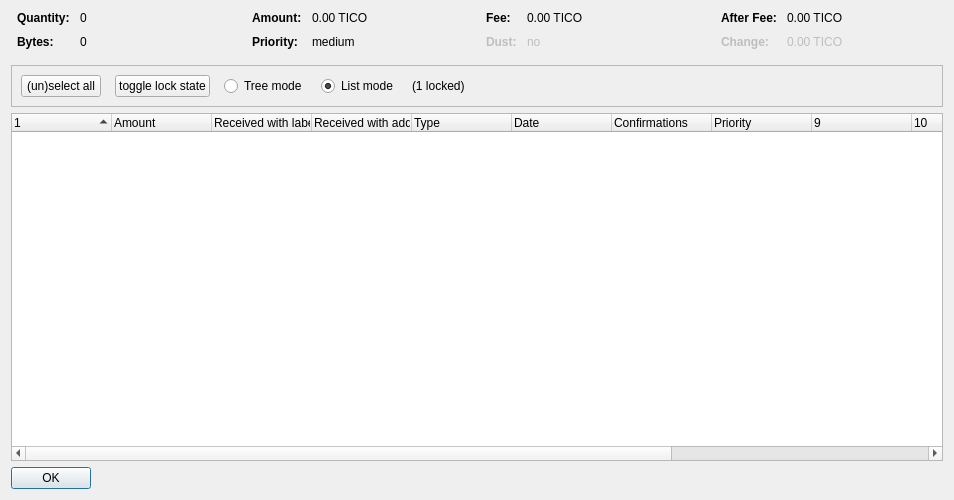
<?xml version="1.0" encoding="UTF-8"?>
<ui version="4.0">
 <class>CoinControlDialog</class>
 <widget class="QDialog" name="CoinControlDialog">
  <property name="geometry">
   <rect>
    <x>0</x>
    <y>0</y>
    <width>954</width>
    <height>500</height>
   </rect>
  </property>
  <property name="windowTitle">
   <string>Coin Selection</string>
  </property>
  <layout class="QVBoxLayout" name="verticalLayout">
   <item>
    <layout class="QHBoxLayout" name="horizontalLayoutTop" stretch="0,0,0,0">
     <property name="topMargin">
      <number>0</number>
     </property>
     <property name="bottomMargin">
      <number>10</number>
     </property>
     <item>
      <layout class="QFormLayout" name="formLayoutCoinControl1">
       <property name="horizontalSpacing">
        <number>10</number>
       </property>
       <property name="verticalSpacing">
        <number>10</number>
       </property>
       <property name="leftMargin">
        <number>6</number>
       </property>
       <property name="rightMargin">
        <number>6</number>
       </property>
       <item row="0" column="0">
        <widget class="QLabel" name="labelCoinControlQuantityText">
         <property name="font">
          <font>
           <weight>75</weight>
           <bold>true</bold>
          </font>
         </property>
         <property name="text">
          <string>Quantity:</string>
         </property>
        </widget>
       </item>
       <item row="0" column="1">
        <widget class="QLabel" name="labelCoinControlQuantity">
         <property name="cursor">
          <cursorShape>IBeamCursor</cursorShape>
         </property>
         <property name="contextMenuPolicy">
          <enum>Qt::ActionsContextMenu</enum>
         </property>
         <property name="text">
          <string notr="true">0</string>
         </property>
         <property name="textInteractionFlags">
          <set>Qt::LinksAccessibleByMouse|Qt::TextSelectableByKeyboard|Qt::TextSelectableByMouse</set>
         </property>
        </widget>
       </item>
       <item row="1" column="0">
        <widget class="QLabel" name="labelCoinControlBytesText">
         <property name="font">
          <font>
           <weight>75</weight>
           <bold>true</bold>
          </font>
         </property>
         <property name="text">
          <string>Bytes:</string>
         </property>
        </widget>
       </item>
       <item row="1" column="1">
        <widget class="QLabel" name="labelCoinControlBytes">
         <property name="cursor">
          <cursorShape>IBeamCursor</cursorShape>
         </property>
         <property name="contextMenuPolicy">
          <enum>Qt::ActionsContextMenu</enum>
         </property>
         <property name="text">
          <string notr="true">0</string>
         </property>
         <property name="textInteractionFlags">
          <set>Qt::LinksAccessibleByMouse|Qt::TextSelectableByKeyboard|Qt::TextSelectableByMouse</set>
         </property>
        </widget>
       </item>
      </layout>
     </item>
     <item>
      <layout class="QFormLayout" name="formLayoutCoinControl2">
       <property name="horizontalSpacing">
        <number>10</number>
       </property>
       <property name="verticalSpacing">
        <number>10</number>
       </property>
       <property name="leftMargin">
        <number>6</number>
       </property>
       <property name="rightMargin">
        <number>6</number>
       </property>
       <item row="0" column="0">
        <widget class="QLabel" name="labelCoinControlAmountText">
         <property name="font">
          <font>
           <weight>75</weight>
           <bold>true</bold>
          </font>
         </property>
         <property name="text">
          <string>Amount:</string>
         </property>
        </widget>
       </item>
       <item row="0" column="1">
        <widget class="QLabel" name="labelCoinControlAmount">
         <property name="cursor">
          <cursorShape>IBeamCursor</cursorShape>
         </property>
         <property name="contextMenuPolicy">
          <enum>Qt::ActionsContextMenu</enum>
         </property>
         <property name="text">
          <string notr="true">0.00 TICO</string>
         </property>
         <property name="textInteractionFlags">
          <set>Qt::LinksAccessibleByMouse|Qt::TextSelectableByKeyboard|Qt::TextSelectableByMouse</set>
         </property>
        </widget>
       </item>
       <item row="1" column="0">
        <widget class="QLabel" name="labelCoinControlPriorityText">
         <property name="font">
          <font>
           <weight>75</weight>
           <bold>true</bold>
          </font>
         </property>
         <property name="text">
          <string>Priority:</string>
         </property>
        </widget>
       </item>
       <item row="1" column="1">
        <widget class="QLabel" name="labelCoinControlPriority">
         <property name="cursor">
          <cursorShape>IBeamCursor</cursorShape>
         </property>
         <property name="contextMenuPolicy">
          <enum>Qt::ActionsContextMenu</enum>
         </property>
         <property name="text">
          <string>medium</string>
         </property>
         <property name="textInteractionFlags">
          <set>Qt::LinksAccessibleByMouse|Qt::TextSelectableByKeyboard|Qt::TextSelectableByMouse</set>
         </property>
        </widget>
       </item>
      </layout>
     </item>
     <item>
      <layout class="QFormLayout" name="formLayoutCoinControl3">
       <property name="horizontalSpacing">
        <number>10</number>
       </property>
       <property name="verticalSpacing">
        <number>10</number>
       </property>
       <property name="leftMargin">
        <number>6</number>
       </property>
       <property name="rightMargin">
        <number>6</number>
       </property>
       <item row="0" column="0">
        <widget class="QLabel" name="labelCoinControlFeeText">
         <property name="font">
          <font>
           <weight>75</weight>
           <bold>true</bold>
          </font>
         </property>
         <property name="text">
          <string>Fee:</string>
         </property>
        </widget>
       </item>
       <item row="0" column="1">
        <widget class="QLabel" name="labelCoinControlFee">
         <property name="cursor">
          <cursorShape>IBeamCursor</cursorShape>
         </property>
         <property name="contextMenuPolicy">
          <enum>Qt::ActionsContextMenu</enum>
         </property>
         <property name="text">
          <string notr="true">0.00 TICO</string>
         </property>
         <property name="textInteractionFlags">
          <set>Qt::LinksAccessibleByMouse|Qt::TextSelectableByKeyboard|Qt::TextSelectableByMouse</set>
         </property>
        </widget>
       </item>
       <item row="1" column="0">
        <widget class="QLabel" name="labelCoinControlLowOutputText">
         <property name="enabled">
          <bool>false</bool>
         </property>
         <property name="font">
          <font>
           <weight>75</weight>
           <bold>true</bold>
          </font>
         </property>
         <property name="text">
          <string>Dust:</string>
         </property>
        </widget>
       </item>
       <item row="1" column="1">
        <widget class="QLabel" name="labelCoinControlLowOutput">
         <property name="enabled">
          <bool>false</bool>
         </property>
         <property name="cursor">
          <cursorShape>IBeamCursor</cursorShape>
         </property>
         <property name="contextMenuPolicy">
          <enum>Qt::ActionsContextMenu</enum>
         </property>
         <property name="text">
          <string>no</string>
         </property>
         <property name="textInteractionFlags">
          <set>Qt::LinksAccessibleByMouse|Qt::TextSelectableByKeyboard|Qt::TextSelectableByMouse</set>
         </property>
        </widget>
       </item>
      </layout>
     </item>
     <item>
      <layout class="QFormLayout" name="formLayoutCoinControl4">
       <property name="horizontalSpacing">
        <number>10</number>
       </property>
       <property name="verticalSpacing">
        <number>10</number>
       </property>
       <property name="leftMargin">
        <number>6</number>
       </property>
       <property name="rightMargin">
        <number>6</number>
       </property>
       <item row="0" column="0">
        <widget class="QLabel" name="labelCoinControlAfterFeeText">
         <property name="font">
          <font>
           <weight>75</weight>
           <bold>true</bold>
          </font>
         </property>
         <property name="text">
          <string>After Fee:</string>
         </property>
        </widget>
       </item>
       <item row="0" column="1">
        <widget class="QLabel" name="labelCoinControlAfterFee">
         <property name="cursor">
          <cursorShape>IBeamCursor</cursorShape>
         </property>
         <property name="contextMenuPolicy">
          <enum>Qt::ActionsContextMenu</enum>
         </property>
         <property name="text">
          <string notr="true">0.00 TICO</string>
         </property>
         <property name="textInteractionFlags">
          <set>Qt::LinksAccessibleByMouse|Qt::TextSelectableByKeyboard|Qt::TextSelectableByMouse</set>
         </property>
        </widget>
       </item>
       <item row="1" column="0">
        <widget class="QLabel" name="labelCoinControlChangeText">
         <property name="enabled">
          <bool>false</bool>
         </property>
         <property name="font">
          <font>
           <weight>75</weight>
           <bold>true</bold>
          </font>
         </property>
         <property name="text">
          <string>Change:</string>
         </property>
        </widget>
       </item>
       <item row="1" column="1">
        <widget class="QLabel" name="labelCoinControlChange">
         <property name="enabled">
          <bool>false</bool>
         </property>
         <property name="cursor">
          <cursorShape>IBeamCursor</cursorShape>
         </property>
         <property name="contextMenuPolicy">
          <enum>Qt::ActionsContextMenu</enum>
         </property>
         <property name="text">
          <string notr="true">0.00 TICO</string>
         </property>
         <property name="textInteractionFlags">
          <set>Qt::LinksAccessibleByMouse|Qt::TextSelectableByKeyboard|Qt::TextSelectableByMouse</set>
         </property>
        </widget>
       </item>
      </layout>
     </item>
    </layout>
   </item>
   <item>
    <widget class="QFrame" name="frame">
     <property name="minimumSize">
      <size>
       <width>0</width>
       <height>40</height>
      </size>
     </property>
     <property name="frameShape">
      <enum>QFrame::StyledPanel</enum>
     </property>
     <property name="frameShadow">
      <enum>QFrame::Sunken</enum>
     </property>
     <layout class="QHBoxLayout" name="horizontalLayout">
      <item>
       <layout class="QHBoxLayout" name="horizontalLayoutPanel" stretch="0,0,0,0,0,0">
        <property name="spacing">
         <number>14</number>
        </property>
        <item>
         <widget class="QPushButton" name="pushButtonSelectAll">
          <property name="sizePolicy">
           <sizepolicy hsizetype="Maximum" vsizetype="Fixed">
            <horstretch>0</horstretch>
            <verstretch>0</verstretch>
           </sizepolicy>
          </property>
          <property name="text">
           <string>(un)select all</string>
          </property>
          <property name="autoDefault">
           <bool>false</bool>
          </property>
         </widget>
        </item>
        <item>
         <widget class="QPushButton" name="pushButtonToggleLock">
          <property name="sizePolicy">
           <sizepolicy hsizetype="Maximum" vsizetype="Fixed">
            <horstretch>0</horstretch>
            <verstretch>0</verstretch>
           </sizepolicy>
          </property>
          <property name="text">
           <string>toggle lock state</string>
          </property>
          <property name="autoDefault">
           <bool>false</bool>
          </property>
         </widget>
        </item>
        <item>
         <widget class="QRadioButton" name="radioTreeMode">
          <property name="sizePolicy">
           <sizepolicy hsizetype="Maximum" vsizetype="Fixed">
            <horstretch>0</horstretch>
            <verstretch>0</verstretch>
           </sizepolicy>
          </property>
          <property name="text">
           <string>Tree mode</string>
          </property>
         </widget>
        </item>
        <item>
         <widget class="QRadioButton" name="radioListMode">
          <property name="sizePolicy">
           <sizepolicy hsizetype="Maximum" vsizetype="Fixed">
            <horstretch>0</horstretch>
            <verstretch>0</verstretch>
           </sizepolicy>
          </property>
          <property name="text">
           <string>List mode</string>
          </property>
          <property name="checked">
           <bool>true</bool>
          </property>
         </widget>
        </item>
        <item>
         <widget class="QLabel" name="labelLocked">
          <property name="text">
           <string>(1 locked)</string>
          </property>
         </widget>
        </item>
        <item>
         <spacer name="horizontalSpacer">
          <property name="orientation">
           <enum>Qt::Horizontal</enum>
          </property>
          <property name="sizeHint" stdset="0">
           <size>
            <width>40</width>
            <height>20</height>
           </size>
          </property>
         </spacer>
        </item>
       </layout>
      </item>
     </layout>
    </widget>
   </item>
   <item>
    <widget class="CoinControlTreeWidget" name="treeWidget">
     <property name="contextMenuPolicy">
      <enum>Qt::CustomContextMenu</enum>
     </property>
     <property name="sortingEnabled">
      <bool>false</bool>
     </property>
     <property name="columnCount">
      <number>13</number>
     </property>
     <attribute name="headerShowSortIndicator" stdset="0">
      <bool>true</bool>
     </attribute>
     <attribute name="headerStretchLastSection">
      <bool>false</bool>
     </attribute>
     <column>
      <property name="text">
       <string/>
      </property>
     </column>
     <column>
      <property name="text">
       <string>Amount</string>
      </property>
     </column>
     <column>
      <property name="text">
       <string>Received with label</string>
      </property>
     </column>
     <column>
      <property name="text">
       <string>Received with address</string>
      </property>
     </column>
     <column>
      <property name="text">
	<string>Type</string>
      </property>
     </column>
     <column>
      <property name="text">	 
       <string>Date</string>
      </property>
     </column>
     <column>
      <property name="text">
       <string>Confirmations</string>
      </property>
      <property name="toolTip">
       <string>Confirmed</string>
      </property>
     </column>
     <column>
      <property name="text">
       <string>Priority</string>
      </property>
     </column>
     <column>
      <property name="text">
       <string/>
      </property>
     </column>
     <column>
      <property name="text">
       <string/>
      </property>
     </column>
     <column>
      <property name="text">
       <string/>
      </property>
     </column>
     <column>
      <property name="text">
       <string/>
      </property>
     </column>
     <column>
      <property name="text">
       <string/>
      </property>
     </column>
    </widget>
   </item>
   <item>
    <widget class="QDialogButtonBox" name="buttonBox">
     <property name="sizePolicy">
      <sizepolicy hsizetype="Maximum" vsizetype="Fixed">
       <horstretch>0</horstretch>
       <verstretch>0</verstretch>
      </sizepolicy>
     </property>
     <property name="orientation">
      <enum>Qt::Horizontal</enum>
     </property>
     <property name="standardButtons">
      <set>QDialogButtonBox::Ok</set>
     </property>
    </widget>
   </item>
  </layout>
 </widget>
 <customwidgets>
  <customwidget>
   <class>CoinControlTreeWidget</class>
   <extends>QTreeWidget</extends>
   <header>coincontroltreewidget.h</header>
  </customwidget>
 </customwidgets>
 <resources/>
 <connections/>
</ui>
